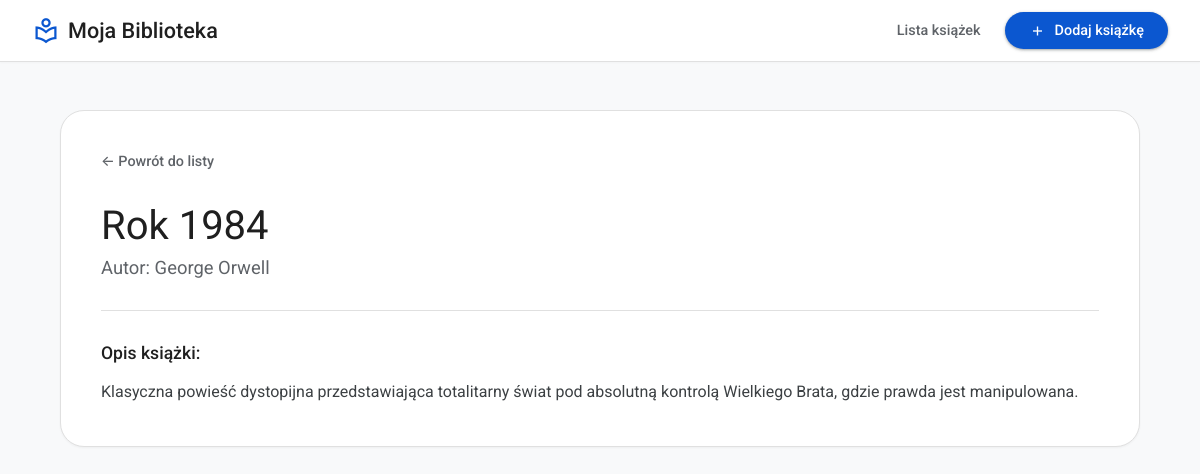
The page /book/2 on the database its author committed.
### tables this page shows
CREATE TABLE books (
    id          INTEGER PRIMARY KEY AUTOINCREMENT,
    title       TEXT NOT NULL,
    author      TEXT NOT NULL,
    description TEXT NOT NULL
);

### app.py (the view)
@app.route('/book/<int:book_id>')
def book_details(book_id):
    conn = get_db_connection()
    book = conn.execute('SELECT * FROM books WHERE id = ?', (book_id,)).fetchone()
    conn.close()
    if book is None:
        return "Książka nie została znaleziona!", 404
    return render_template('details.html', book=book)

### app.py (called while the page is built)
def get_db_connection():
    conn = sqlite3.connect('database.db')
    conn.row_factory = sqlite3.Row   # rows accessible as dict-like objects (dostepny kak slovar)
    return conn

### templates/details.html (shortened to what this page needs)
{% extends 'base.html' %}
{% block content %}
    <div class="book-details">
        <a href="{{ url_for('index') }}" class="btn-back">&larr; Powrót do listy</a>
        <h1>{{ book['title'] }}</h1>
        <p class="author-large">Autor: {{ book['author'] }}</p>
        <hr>
        <h3>Opis książki:</h3>
        <p class="description">{{ book['description'] }}</p>
    </div>
{% endblock %}

### static/style.css (style rules this page uses)
:root { --bg-color: #f8f9fa; --card-bg: #ffffff; --text-primary: #1f1f1f; --text-secondary: #5f6368; --accent-color: #0b57d0; --accent-hover: #0842a0; --border-color: #e0e0e0; --outline-color: #747775; }
body { font-family: 'Roboto', -apple-system, BlinkMacSystemFont, 'Segoe UI', sans-serif; background-color: var(--bg-color); color: var(--text-primary); margin: 0; padding: 0; -webkit-font-smoothing: antialiased; }
.container h1 { font-size: 2.2rem; font-weight: 400; margin-bottom: 2rem; color: var(--text-primary); }
.book-details { background-color: var(--card-bg); padding: 2.5rem; border-radius: 24px; border: 1px solid var(--border-color); box-shadow: 0 1px 2px 0 rgba(60, 64, 67, 0.05); }
.btn-back { color: var(--text-secondary); text-decoration: none; display: inline-flex; align-items: center; font-weight: 500; font-size: 0.9rem; margin-bottom: 2rem; transition: color 0.2s; }
.book-details h1 { font-size: 2.5rem; font-weight: 400; margin: 0 0 0.5rem 0; }
.author-large { font-size: 1.15rem; color: var(--text-secondary); margin: 0 0 2rem 0; }
hr { border: none; height: 1px; background-color: var(--border-color); margin: 2rem 0; }
.book-details h3 { font-size: 1.1rem; font-weight: 500; margin: 0 0 1rem 0; color: var(--text-primary); }
.description { line-height: 1.65; color: #3c4043; font-size: 1rem; margin: 0; }

### rows shown on the page
books: title "Rok 1984", author "George Orwell", description "Klasyczna powieść dystopijna przedstawiająca totalitarny świat pod absolutną kontrolą Wielkiego Brata, gdzie prawda jest manipulowana."
